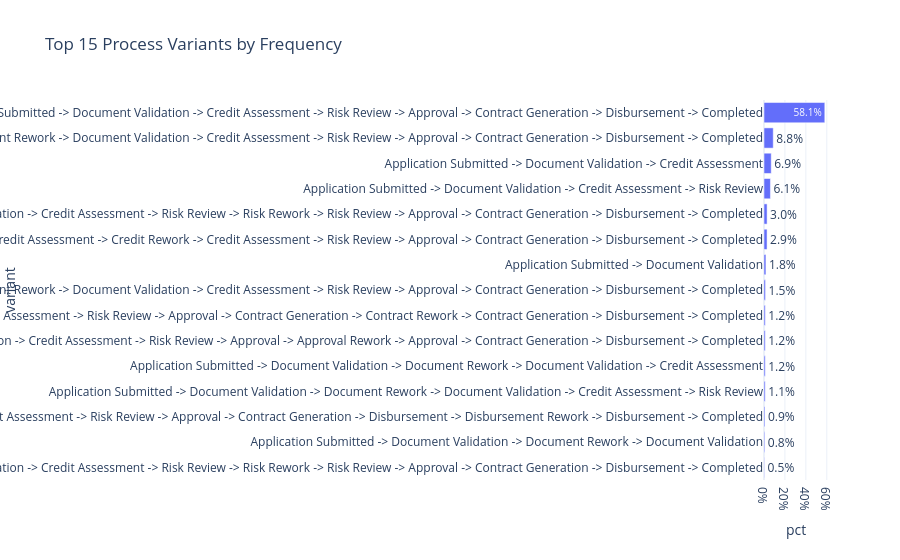

The notebook cell this image was saved under:
### Code cell
fig = px.bar(variants.head(15), x="pct", y="variant", orientation="h",
             title="Top 15 Process Variants by Frequency", text_auto=".1%")
fig.update_layout(yaxis={"categoryorder": "total ascending"}, xaxis_tickformat=".0%")
fig.show()

print(f"Top 5 variants cover {variants.head(5)['pct'].sum():.1%} of all processes")

### Figure 1 — Plotly figure (JSON) as saved in the notebook; plotly's stock layout.template omitted (floating-point values rounded to 4 significant figures)
{"data": [{"hovertemplate": "pct=%{x}<br>variant=%{y}<extra></extra>", "legendgroup": "", "marker": {"color": "#636efa", "pattern": {"shape": ""}}, "name": "", "orientation": "h", "showlegend": false, "textposition": "auto", "texttemplate": "%{x:.1%}", "type": "bar", "x": [0.5809, 0.08828, 0.06894, 0.06148, 0.02962, 0.0292, 0.01834, 0.01452, 0.01226, 0.01196, 0.0119, 0.01146, 0.0091, 0.00768, 0.00458], "xaxis": "x", "y": ["Application Submitted -> Document Validation -> Credit Assessment -> Risk Review -> Approval -> Contract Generation -> Disbursement -> Completed", "Application Submitted -> Document Validation -> Document Rework -> Document Validation -> Credit Assessment -> Risk Review -> Approval -> Contract Generation -> Disbursement -> Completed", "Application Submitted -> Document Validation -> Credit Assessment", "Application Submitted -> Document Validation -> Credit Assessment -> Risk Review", "Application Submitted -> Document Validation -> Credit Assessment -> Risk Review -> Risk Rework -> Risk Review -> Approval -> Contract Generation -> Disbursement -> Completed", "Application Submitted -> Document Validation -> Credit Assessment -> Credit Rework -> Credit Assessment -> Risk Review -> Approval -> Contract Generation -> Disbursement -> Completed", "Application Submitted -> Document Validation", "Application Submitted -> Document Validation -> Document Rework -> Document Validation -> Document Rework -> Document Validation -> Credit Assessment -> Risk Review -> Approval -> Contract Generation -> Disbursement -> Completed", "Application Submitted -> Document Validation -> Credit Assessment -> Risk Review -> Approval -> Contract Generation -> Contract Rework -> Contract Generation -> Disbursement -> Completed", "Application Submitted -> Document Validation -> Credit Assessment -> Risk Review -> Approval -> Approval Rework -> Approval -> Contract Generation -> Disbursement -> Completed", "Application Submitted -> Document Validation -> Document Rework -> Document Validation -> Credit Assessment", "Application Submitted -> Document Validation -> Document Rework -> Document Validation -> Credit Assessment -> Risk Review", "Application Submitted -> Document Validation -> Credit Assessment -> Risk Review -> Approval -> Contract Generation -> Disbursement -> Disbursement Rework -> Disbursement -> Completed", "Application Submitted -> Document Validation -> Document Rework -> Document Validation", "Application Submitted -> Document Validation -> Document Rework -> Document Validation -> Credit Assessment -> Risk Review -> Risk Rework -> Risk Review -> Approval -> Contract Generation -> Disbursement -> Completed"], "yaxis": "y"}], "layout": {"barmode": "relative", "legend": {"tracegroupgap": 0}, "title": {"text": "Top 15 Process Variants by Frequency"}, "xaxis": {"anchor": "y", "domain": [0.0, 1.0], "tickformat": ".0%", "title": {"text": "pct"}}, "yaxis": {"anchor": "x", "categoryorder": "total ascending", "domain": [0.0, 1.0], "title": {"text": "variant"}}}}
